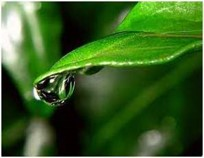
#> input picture Computer Vision/Picture1.jpg, 204 x 158 px
$ python homeWork1.py
#> lines starting #> are read from the running program, lines starting #| are printed output that depends on the picture
# -*- coding: utf-8 -*-
"""
Created on Fri Sep 25 22:45:16 2020

@author: emnas
"""
import numpy as np
import imageio as io
import matplotlib.pyplot as plt


def colorToGrey(image):
#> called with image = 'Picture1.jpg'
    im = io.imread(image)
#> im is the input picture: shape (158, 204, 3); mean R, G, B 57.3, 94.7, 36.4
    print("No of channels in the image are "+str(im.shape[2]))
#| No of channels in the image are 3
    #im1=np.zeros((im.shape[0],im.shape[1]))
    im1=(im[:,:,0]*0.299+im[:,:,1]*0.587+im[:,:,2]*0.114)
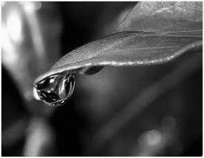
#> im1: shape (158, 204) float64; min 0, max 255, mean 76.9
    return im1


def colorToGrey01(image):                                  # convert color image to grey scale using loop
    im=io.imread(image)
    im2=np.zeros((im.shape[0],im.shape[1]),dtype='int')
    print("No of channels in the image are "+str(im.shape[2]))
    for x in range(0,im.shape[0]):
        for y in range(0,im.shape[1]):
                    im2[x,y]+=im[x,y,0]*0.299+im[x,y,1]*0.587+im[x,y,2]*0.114
    print(im2.shape)
    return im2


im = colorToGrey('Picture1.jpg')
plt.imshow(im, cmap="gray")
plt.show()
#image =colorToGrey01(Image.open("IMG_0184.jpg"))
